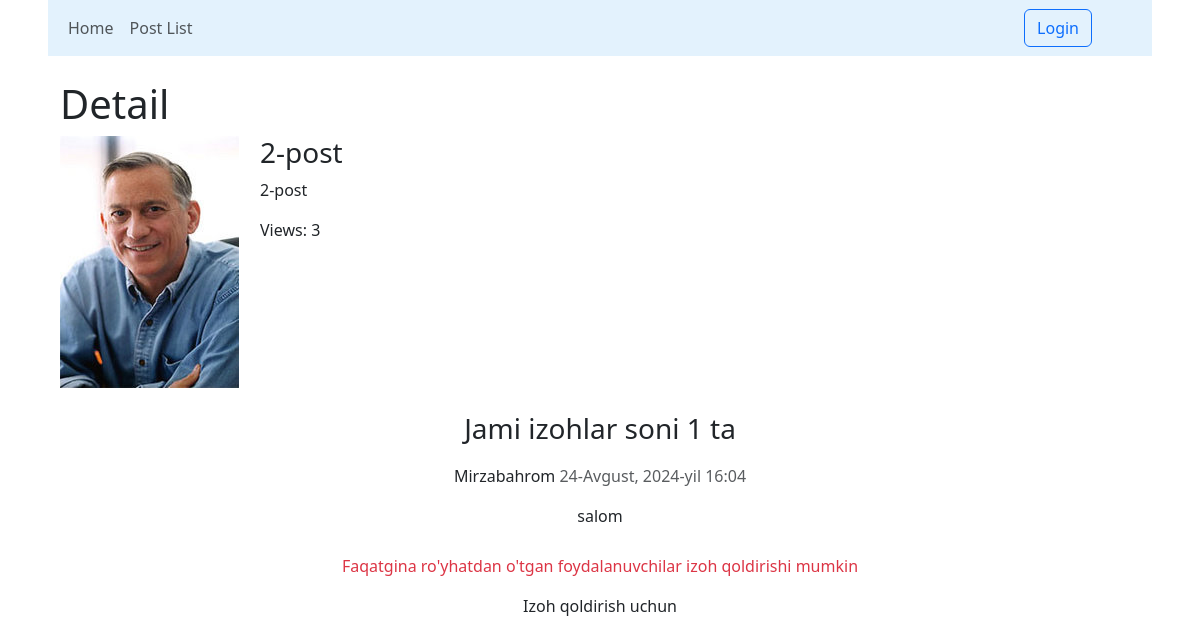
The app's page /post/detail/2 with its own data.
### posts/models.py (models this page shows, shortened)
class Post(models.Model):
    title = models.CharField(max_length=225)
    body = models.TextField()
    category = models.ForeignKey(Category, on_delete=models.CASCADE)
    picture = models.ImageField()
    views = models.PositiveIntegerField(default=0)
    created_at = models.DateTimeField(auto_now_add=True)
    updated_at = models.DateTimeField(auto_now=True)
    is_recommended = models.BooleanField(default=False)  # Поле для рекомендаций

class Comment(models.Model):
    posts = models.ForeignKey(Post, on_delete=models.CASCADE, related_name='comments')
    user = models.ForeignKey(User, on_delete=models.CASCADE, related_name='comments')
    body = models.TextField(default='')
    created_time = models.DateTimeField(auto_now_add=True)
    active = models.BooleanField(default=True)
    class Meta:
        ordering = ['-created_time']

### posts/views.py (the view, shortened to what this page needs)
# urls.py: path('detail/<int:id>', PostDetailView.as_view(), name='post-detail'),
class PostDetailView(View):
    def get(self, request, id):
        post = get_object_or_404(Post, id=id)
        comments = Comment.objects.filter(posts=id)
        comment_form = CommentForm()
        comment_count = len(comments)
        viewed_posts = request.session.get('viewed_posts', [])
        if id not in viewed_posts:
            post.views += 1
            post.save()
            viewed_posts.append(id)
            request.session['viewed_posts'] = viewed_posts
        context = {
            'post': post,
            'comments': comments,
            'comment_form': comment_form,
            'comment_count': comment_count,
        }
        return render(request, "detail.html", context)

### templates/posts/detail.html (shortened to what this page needs)
{% extends 'base.html' %}
{% block content %}
<html lang="en">
<head>
</head>
<body>
    <h1>Detail</h1>
    <div class="row mb-4">
        <div class="col-2">
            <img class="cover-pic" src="{{ post.picture.url }}" alt="">
        </div>
        <div class="col-6 ms-3">
            <h3>{{ post.title }}</h3>
            <p>{{ post.body }}</p>
            <p>Views: {{ post.views }}</p>
        </div>
    </div>
<div class="card-footer text-center">
    <h3>Jami izohlar soni {{ comment_count }} ta</h3>
    {% for comment in comments %}
    <div class="comments" style="padding: 10px">
        <p class="font-weight-bold">
            {{ comment.user.username }}
            <span class="text-muted font-weight-normal">
                {{ comment.created_time }}
            </span>
        </p>
        {{ comment.body | linebreaks }}
    </div>
    {% endfor %}
    {% if user.is_authenticated %}
    <div class="col-md-8 card mb-4 mt-3">
        <div class="card-body">
            <h3>Izoh qoldirish</h3>
            <form method="POST">
                {% csrf_token %}
                {{ comment_form.as_p }}
                <button type="submit" class="btn btn-primary btn-lg">
                    Yuborish
                </button>
            </form>
        </div>
    </div>
    {% else %}
    <div class="card-body">
        <p class="text-danger">Faqatgina ro'yhatdan o'tgan foydalanuvchilar izoh qoldirishi mumkin</p>
        <p>Izoh qoldirish uchun
        </p>
    </div>
    {% endif %}
</div>
</body>
</html>
{% endblock content %}

### records on screen
Post: picture (picture), title "2-post", body "2-post", views "3"
Comment: user.username "Mirzabahrom", created_time "24-Avgust, 2024-yil 16:04", body "salom"

### other values on screen
{{ comment_count }} "1"
